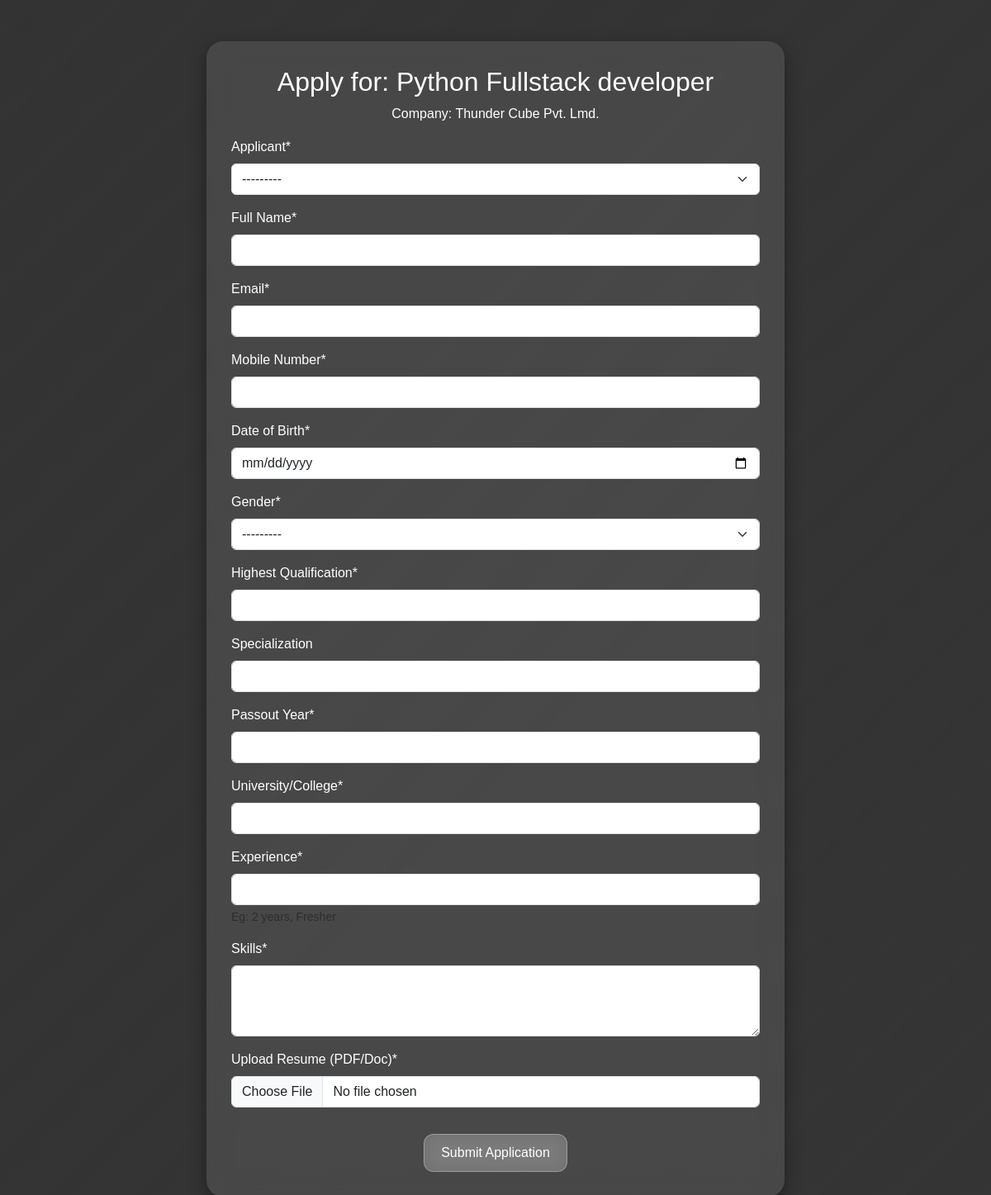
/apply/3 (signed in), run on the app's committed database.
### jobapp/models.py (models this page shows, shortened)
class ItJobs(models.Model):
    industry_choices = [
        ("it", "IT"),
        ("mechanical", "Mechanical"),
        ("civil", "Civil"),
        ("management", "Management"),
        ("electrical","Electrical"),
        ("healthcare","HealthCare"),
        ("other","Other"),
    ]
    job_type_choices = [
        ("full-time","Full-Time"),
        ("part-time", "Part-Time"),
        ("hybrid", "Hybrid"),
        ("internship", "Internship"),
        ("freelacing", "Freelancing"),
        ("other", "Other"),
    ]
    company_name                = models.CharField(max_length=100)
    industry                    = models.CharField('Industry', max_length= 30, choices=industry_choices, default='Select-Industry')
    company_email               = models.EmailField('Company Email', default="Ex. abc@gmail.com")
    contact_person_name         = models.CharField('Contact Person Name', max_length=50)
    contact_person_email        = models.EmailField('Contact Person Email', default="Ex. abc@gmail.com")
    contact_person_mobile       = models.CharField('Contact Person Mobile Number', max_length=10, validators=[mob_regex])
    company_address             = models.TextField('Company Address')
    company_description         = models.TextField('Company Description')
    job_title                   = models.CharField('Job Title' , max_length=100)
    job_type                    = models.CharField('Job Type', max_length=20, choices=job_type_choices, default="Select-Job-Type")
    num_vacancy                 = models.IntegerField('Number of Vacancies')
    job_location                = models.CharField('Location' , max_length=100, default="Enter-City")
    job_discription             = models.TextField('Job Description' ,null=True , blank=True)
    key_skiils                  = models.TextField('Required Skills')
    experience                  = models.CharField('Experience Required', null=True, blank=True)
    Edu_qualification           = models.TextField('Education Qualification')
    pass_batch                  = models.CharField('Passout Batch', null=True, blank=True)
    salary                      = models.FloatField('Salary per Month')
    app_deadline                = models.DateField('Application Deadline')
    hiring_process              = models.TextField('Hiring Process')
    posted_on                   = models.DateTimeField(auto_now_add=True)
    posted_by = models.ForeignKey(
        settings.AUTH_USER_MODEL,
        on_delete = models.CASCADE,
        related_name = "jobs",
        null=True,
        blank=True
    )

### jobapp2/views.py (the view)
# urls.py: path('apply/<int:job_id>', views.apply_job, name="apply_job"),
@login_required
def apply_job(request, job_id):
    job = get_object_or_404(ItJobs, id=job_id)
    if request.method == "POST":
        form = JobApplicationForm(request.POST, request.FILES)
        if form.is_valid():
            application = form.save(commit=False)
            application.job = job   # link application with the job
            application.applicant = request.user
            application.save()
            return redirect("apply_success")  # redirect to a success page
    else:
        form = JobApplicationForm()
    return render(request, "jobapp2/apply_job.html", {"form": form, "job": job})

### jobapp2/forms.py
class JobApplicationForm(forms.ModelForm):
    class Meta:
        model = JobApplication
        exclude = ["job", "applied_on"]  # job will be linked in view, not manually filled
        widgets = {
            "dob": forms.DateInput(attrs={"type": "date", "class": "form-control"}),
            "full_name": forms.TextInput(attrs={"class": "form-control"}),
            "email": forms.EmailInput(attrs={"class": "form-control"}),
            "phone": forms.TextInput(attrs={"class": "form-control"}),
            "gender": forms.Select(attrs={"class": "form-control"}),
            "highest_qualification": forms.TextInput(attrs={"class": "form-control"}),
            "specialization": forms.TextInput(attrs={"class": "form-control"}),
            "passout_year": forms.TextInput(attrs={"class": "form-control"}),
            "university": forms.TextInput(attrs={"class": "form-control"}),
            "experience": forms.TextInput(attrs={"class": "form-control"}),
            "skills": forms.Textarea(attrs={"class": "form-control", "rows": 3}),
            "resume": forms.ClearableFileInput(attrs={"class": "form-control"}),
        }

### jobapp/models.py (called while the page is built)
    def __str__(self):
        return f'{self.username} ({self.role})'

### jobapp2/templates/jobapp2/apply_job.html (shortened to what this page needs)
<!DOCTYPE html>
<html>
<head>
    {% load crispy_forms_tags %}
  <link rel="stylesheet" href="https://cdn.jsdelivr.net/npm/bootstrap@5.3.0/dist/css/bootstrap.min.css">
</head>
<body>
  <div class="container">
    <div class="form-container">
      <h2 class="text-center">Apply for: {{ job.job_title }}</h2>
      <p class="text-center">Company: {{ job.company_name }}</p>
      <form method="POST" enctype="multipart/form-data">
        {{ form|crispy }}
        <center>
          <button type="submit" class="btn-glass mt-3">Submit Application</button>
        </center>
      </form>
    </div>
  </div>
</body>
</html>

### jobapp2/templates/jobapp2/apply_job.html (style rules this page uses)
body { background: linear-gradient(135deg, rgba(0,0,0,0.8), rgba(30,30,30,0.9)), url("/static/images/job-bg.jpg") no-repeat center center fixed; background-size: cover; color: white; font-family: 'Poppins', sans-serif; }
.form-container { max-width: 700px; margin: 50px auto; padding: 30px; border-radius: 20px; backdrop-filter: blur(15px); background: rgba(255,255,255,0.1); box-shadow: 0px 8px 20px rgba(0,0,0,0.4); }
.btn-glass { background: rgba(255,255,255,0.2); border: 1px solid rgba(255,255,255,0.3); backdrop-filter: blur(10px); color: white; padding: 10px 20px; border-radius: 12px; transition: 0.3s; }

### data on the page
ItJobs: job_title "Python Fullstack developer", company_name "Thunder Cube Pvt. Lmd."
